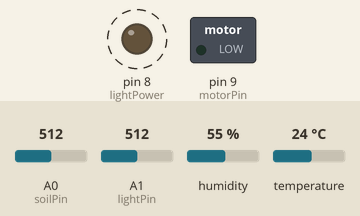
Simulated run of this sketch. Board: Arduino Uno, built with avr-gcc and run on an emulated ATmega328P. On the bench: switched loads named in the sketch (green lamp = pin HIGH), output pins drawn as LEDs (lit = HIGH). Dashed ring = blinking. Inputs (shaded band) come from the test bench; at power-on: A0 (soilPin) = 512, A1 (lightPin) = 512, humidity 55 %, temperature 24 °C. Pins used as bus, display or sensor lines are not drawn; what the sketch prints to the serial monitor is not drawn.

Above: at 1.0 s.
Timing chart, 0 to 4.7 s (numbered marks = the images above):
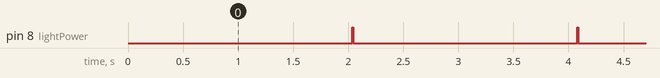

Measured:
- by itself, pin 8 (lightPower): alternates HIGH for 0.01 s and LOW for 2.0 s

The sketch:

Main.ino
```cpp
// Code by Alexandre
// Code is not done
// The motor (pump) aspect is in development but still not really implemented
// The data logging is noy a feature yet but will be in the future

#include "DHT.h"

#define DHTPIN 2
#define DHTTYPE DHT11
DHT dht(DHTPIN, DHTTYPE);

int val = 0;
const int soilPin = A0;
const int soilPower = 7;

int val2 = 0;
const int lightPin = A1;
const int lightPower = 8;

float value1;
float value2;
float value3;

int motorPin = 9;

void setup() {
  Serial.begin(9600);
  Serial.println("DHT11");
  Serial.println("Light Snesor");
  Serial.println("Soil Humidity Snesor");

  dht.begin();

  pinMode(soilPower, OUTPUT);
  digitalWrite(soilPower, LOW);

  pinMode(lightPower, OUTPUT);
  digitalWrite(lightPower, LOW);

  pinMode(motorPin, OUTPUT);
}


void loop() {
  delay(2000);
  value1 = tempHumid();
  value2 = soilRead();
  value3 = lightRead();

  Serial.print(value1);
  Serial.print(" ");
  Serial.print(value2);
  Serial.print(" ");
  Serial.println(value3);

  //  int butread = digitalRead(buttonPin);
  //  if (value2 > 600){
  //    motorGo();
  //  }
}


float tempHumid() {
  float h = dht.readHumidity();
  float t = dht.readTemperature();

  if (isnan(h) || isnan(t)) {
    Serial.println("Can't read the sensor");
    return;
  }

  float hic = dht.computeHeatIndex(t, h, false);
  return t;
}


float soilRead() {
  digitalWrite(soilPower, HIGH);
  delay(10);
  val = analogRead(soilPin);
  digitalWrite(soilPower, LOW);
  return val;
}


float lightRead() {
  digitalWrite(lightPower, HIGH);
  delay(10);
  val2 = analogRead(lightPin);
  digitalWrite(lightPower, LOW);
  return val2;
}

void motorGo() {
  int onTime = 2500;
  int offTime = 1000;

  digitalWrite(motorPin, HIGH);
  delay(onTime);
  digitalWrite(motorPin, LOW);
}
```
